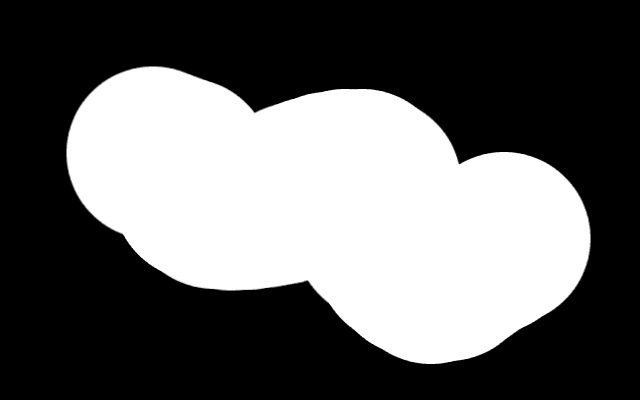
#> input picture test_neg2.png, 640 x 400 px
$ python contour.py
#> lines starting #> are read from the running program, lines starting #| are printed output that depends on the picture; after the words box and inside, x2 and y2 are one past the last pixel; in counts of white or black regions, pixels touching at a corner belong together
import collections
import numpy as np
from helper.math import cartesian2
import scipy.ndimage as scipynd
import skimage.io as skiio
import skimage.color as skic
import matplotlib.pyplot as plt


class Contour(object):
    def __init__(self, contour_image=None, contour_points=None, closed=True):
        if contour_image is not None:
            self.points = PointList(self.load_contour_from_image(contour_image))
        elif contour_points is not None:
            self.points = PointList(contour_points)
        self.closed = closed

    def load_contour_from_image(self, image):
        return np.roll(np.stack(np.where(image==1), axis=-1), 1, axis=-1)

    def draw_contour(self,ax):
        c = np.append(self.points.points,self.points.points[0])
        ax.plot(np.real(c),np.imag(c))


class PointList(object):
    def __init__(self, p_vec):
        self.points = np.array(p_vec[:,0] + 1j*p_vec[:,1])
        self.boundarys = [np.iinfo(np.int32).min,np.iinfo(np.int32).max]*2
        self.sort_points()

    # xl,xr,yt,yb
    def set_boundarys(self, boundarys):
        self.boundarys = boundarys

    def move_points(self, offset):
        self.points = self.points + offset

    def sort_points(self):
        tmp_points = self.points - self.points.mean()

        pxy_angles = np.angle(tmp_points)
        ind_sort = np.argsort(pxy_angles)
        sorted_points = self.points[ind_sort]
        self.points = sorted_points


class ActiveContour(Contour):
    def __init__(self, image, contour_image=None, contour_points=None, boundarys=None):
        super().__init__(contour_image, contour_points, True)
        if boundarys != None:
            self.points.set_boundarys(boundarys)
        self.set_image(image)

        self.alpha_c1force = 1
        self.alpha_c2force = 8
        self.alpha_imageforce = 1

        self.calc_forces()

    def set_image(self, image):
        self.image = image
        minval, maxval = image.min(), image.max()
        image_norm = (image-minval)/(maxval-minval)
        sx = scipynd.sobel(image_norm, axis=1, mode="constant")
        sy = scipynd.sobel(image_norm, axis=0, mode="constant")
        self.image_gradient = 1* (sx+1j*sy)

### forces ###
    def calc_forces(self):
        self.calc_c1_forces()
        self.calc_c2_forces()
        self.calc_image_forces()
        self.calc_total_forces()

    # sum(distances)**2
    def calc_c1_forces(self):
        if self.closed:
            tmp_points1 = np.roll(self.points.points, 1)
            tmp_points2 = np.roll(self.points.points, -1)

        central_differences = (tmp_points2-tmp_points1)/2
        #rotate vector to point inside circle
        self.c1forces = self.alpha_c1force * central_differences * np.exp(1j*np.radians(90))

    # sum(laplace(p_i))**2
    def calc_c2_forces(self):
        if self.closed:
            tmp_points1 = np.roll(self.points.points, 1, axis=0)
            tmp_points2 = np.array(self.points.points)
            tmp_points3 = np.roll(self.points.points, -1, axis=0)

        laplaces = tmp_points1 - 2*tmp_points2 + tmp_points3
        self.c2forces = self.alpha_c2force * laplaces

    def calc_image_forces(self):
        p = self.points.points
        px,py = np.real(p).astype(int),np.imag(p).astype(int)
#        self.imageforces = self.alpha_imageforce * self.image_gradient[py,px]
        self.imageforces = 1-self.image[py,px]

    def calc_total_forces(self):
        self.totalforces = (self.c1forces + self.c2forces) * self.imageforces


### iteration ###
    def iteration_step(self):
        self.points.move_points(0.02 * self.totalforces)
        self.calc_forces()


### drawings ###
    def draw_c1_forces(self,ax):
        p = self.points.points
        f = self.c1forces
        ax.quiver(np.real(p),np.imag(p),np.real(f),np.imag(f), color='g')

    def draw_c2_forces(self,ax):
        p = self.points.points
        f = self.c2forces
        ax.quiver(np.real(p),np.imag(p),np.real(f),np.imag(f), color='y')

    def draw_image_forces(self,ax):
        p = self.points.points
        f = self.imageforces
        ax.quiver(np.real(p),np.imag(p),np.real(f),np.imag(f), color='cyan')

    def draw_total_forces(self,ax):
        p = self.points.points
        f = self.totalforces
        ax.quiver(np.real(p),np.imag(p),np.real(f),np.imag(f), color='r')


if __name__ == "__main__":
    img = skic.rgb2gray(skiio.imread("test_neg2.png"))
#> img: shape (400, 640) float64; min 0, max 1, mean 0.388
    contour = np.where(skic.rgb2gray(skiio.imread("test_curve3.png")) <= 0.05, 1, 0)
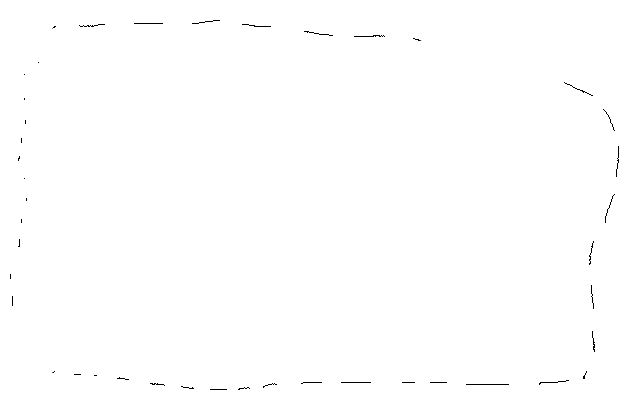
#> input picture test_curve3.png, 640 x 400 px
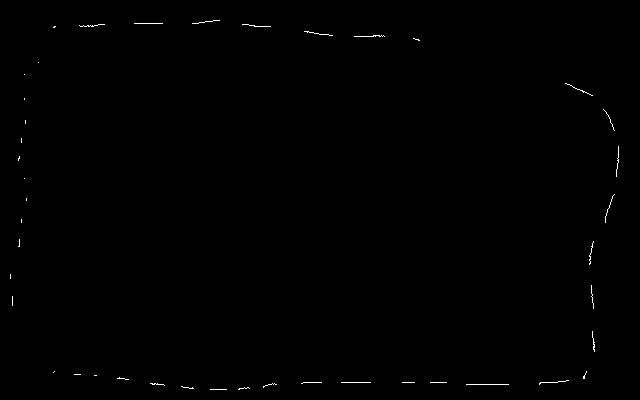
#> contour: shape (400, 640) int64; values 0 (black) and 1 (white), 0.27% white in thin lines or dots, all inside (x1, y1, x2, y2) = (10, 20, 619, 390)

    fig, ax = plt.subplots()
    ax.imshow(img, cmap="gray")

    c = ActiveContour(image=img, contour_image=contour, boundarys=[0,0,10,10])
#> in sort_points, `pxy_angles = np.angle(tmp_points)`: pxy_angles = 702 values, max 3.1 at index 331, min -3.13 at index 329, mean 0.0345
#> in sort_points, `ind_sort = np.argsort(pxy_angles)`: ind_sort = 702 values, max 701 at index 601, min 0 at index 109, mean 350.5
#> in set_image, `minval, maxval = image.min(), image.max()`: minval = 0; maxval = 1
#> in set_image, `sx = scipynd.sobel(image_norm, axis=1, mode="constant")`:
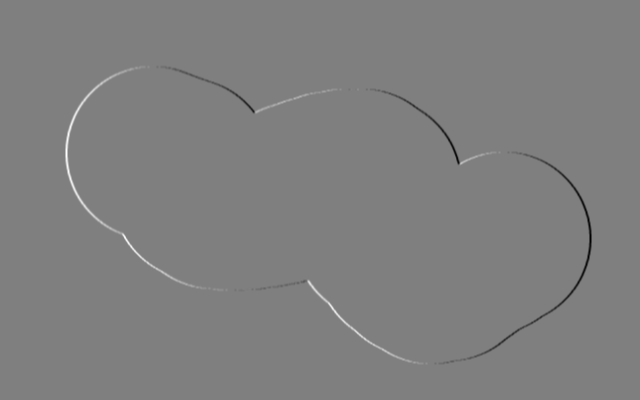
#> sx: shape (400, 640) float64; min -4, max 4, mean 2.82e-20; drawn with min black and max white
#> in calc_image_forces, `px,py = np.real(p).astype(int),np.imag(p).astype(int)`: px = 702 values, max 618 at index 270, min 10 at index 688, mean 363.3; py = 702 values, max 389 at index 601, min 20 at index 109, mean 225.9
#> in calc_image_forces, `self.imageforces = 1-self.image[py,px]`: self.imageforces = 702 values, max 1 at index 0, min 0.875 at index 346, mean 1
    c.draw_contour(ax)
    for i in range(10000):
        c.iteration_step()
        if i%5 == 0:
            c.draw_contour(ax)
#    c.draw_total_forces(ax)
    c.draw_contour(ax)
    plt.show()
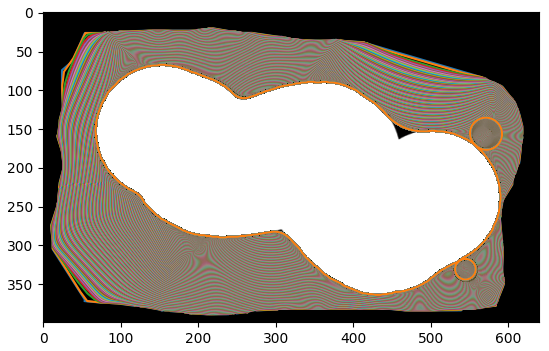
#> figure drawn by matplotlib, 1 panel

#    ax.invert_yaxis()
#    ax.xaxis.tick_top()
